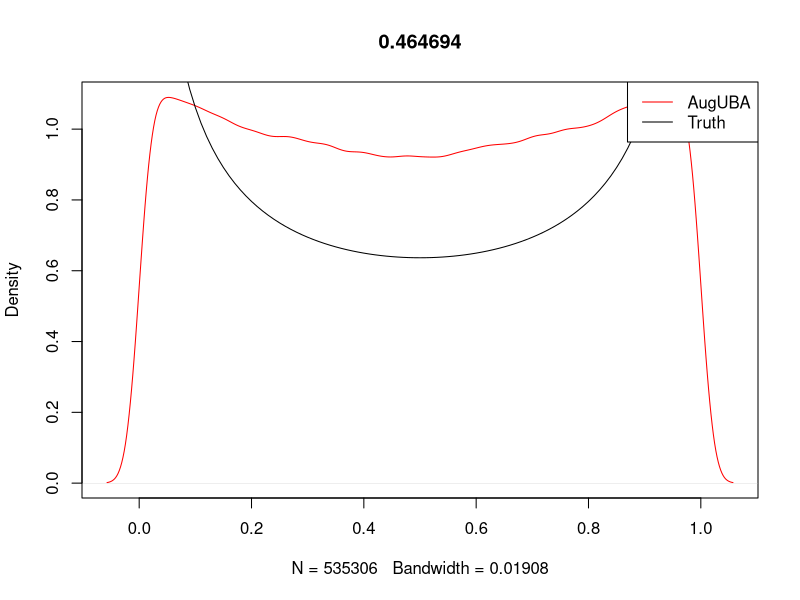
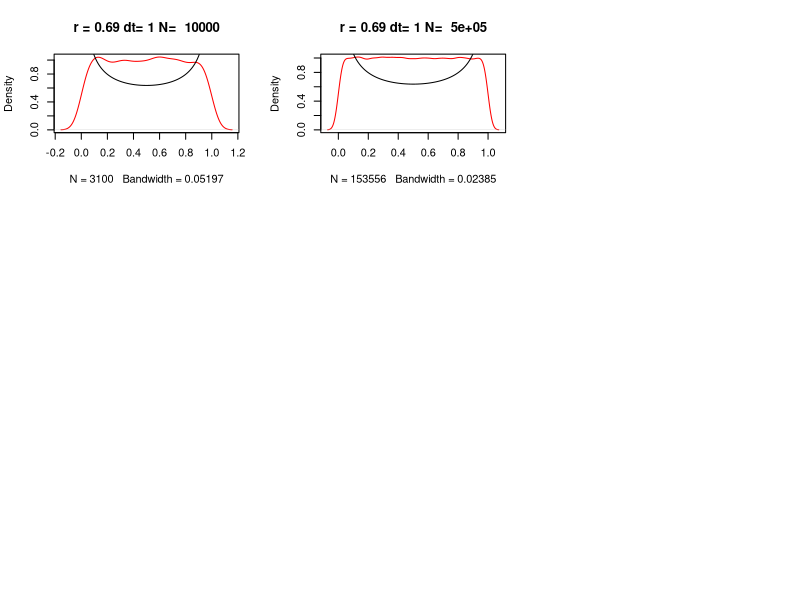

Write R code to recreate these figures, in order. (Note: a time limit stopped this script after it produced the figures.)
##############################
###Example : Beta(0.5, 0.5)
##############################
##############################
###UBA with Augmented drift 
##############################
aug_drift = function(x, alpha, beta)
{ 
  if(x>1)
  {
    return(-Inf)
  }
  else if(x<0)
  {
    return(Inf)
  }
  else
  {
    rtn = (alpha-1)/x - (beta -1)/(1-x)
    return(rtn)
  }
  
}

p = function(y,dt,v , alpha, beta)
{
  mu = aug_drift(y, alpha, beta)
  temp = sqrt(pi*dt)*v*mu
  return(pnorm(temp/2)) 
}

Aug_UBA= function(x0,dt,N , alpha, beta)
{
  x = numeric(N)
  x[1]= x0
  for( i in 2: N)
  {
    v = rnorm(1)
    U = runif(1)
    prob = p(y = x[i-1], dt = dt , v = v , alpha, beta)
    b = ifelse(U<=prob , 1, -1)
    x[i] = x[i-1] + sqrt(2*dt)*b*v
  }
  
  #remove negative values
  lost_values = length(x[x<0 | x>1]) 
  ratio = lost_values/N
  x = x[x>0 & x<1]
  rtn = c(ratio , x)
  return(rtn)
}


r1= Aug_UBA(0.1,0.1,1e6 , alpha = 0.5, beta = 0.5)
ratio = r1[1]
r1 = r1[-1]

vec = seq(0, 1,by = 0.01)
plot(density(r1), col = 'red' ,main = ratio)
lines(vec , dbeta(vec, shape1= 0.5 , shape2 = 0.5))
legend('topright' , legend = c('AugUBA', 'Truth') , col = c('red' , 'black'), lty = 1)

pdf('Ag_Drift_bathtub.pdf')
timesteps = c(1,1e-3, 1e-6)
steps = c(1e4, 5e5,1e7) 
par(mfrow = c(3 ,3))

sapply(timesteps , function(dt){
  sapply(steps , function(N){
    print(paste('Timestep : ' , dt , ', N : ',N))
    r1= Aug_UBA(x0 = 0.1 , dt ,N , alpha = 0.5 , beta = 0.5 )
    ratio = r1[1]
    r1 = r1[-1]
    vec = seq(0, 1,by = 0.01)
    plot(density(r1), 
         col = 'red' ,
         main = paste('r =' , round(ratio,2), 'dt=', dt, 'N= ', N))
    lines(vec , dbeta(vec, 0.5 , 0.5))
    
    
    
  })
})
#par(xpd = NA)
#legend('topright' ,inset = c(-0.5, -2), legend = c('AugUBA', 'Truth') , col = c('red' , 'black'), lty = 1, bty = "n")
dev.off()
